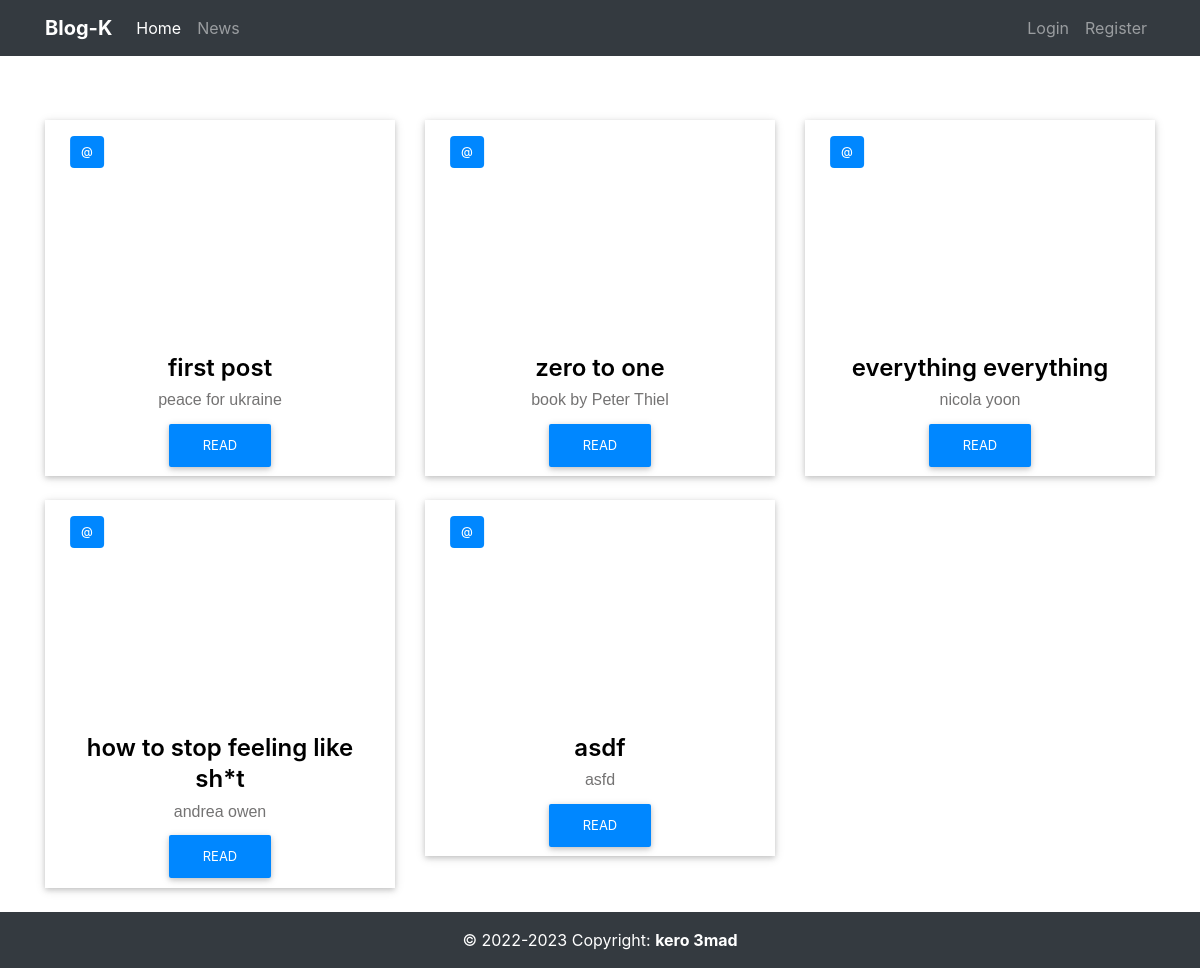
The app's page /posts/myposts/ with its own data.
### posts/models.py (models this page shows, shortened)
class Post(models.Model):
    title = models.TextField()
    body = models.CharField(max_length=50)
    image = models.CharField(max_length=200)
    created_at = models.DateTimeField(auto_now_add=True)
    updated_at =  models.DateTimeField(auto_now=True)
    slug = models.SlugField(default=" ")
    user = models.ForeignKey(User, on_delete=models.CASCADE,null=True,related_name='posts')
    tags = models.ManyToManyField('posts.Tag',related_name='posts')

### posts/views.py (the view)
# urls.py: path("myposts/", views.myposts, name="myposts"),
def myposts(request):
    posts = Post.objects.all()
    context = {
        'posts': posts
    }
    return render(request, 'posts/myposts.html', context)

### posts/templates/posts/myposts.html (shortened to what this page needs)
{% extends 'posts/layout.html' %}
{% block content %}
<head>
</head>
<div class="row">
    {% for post in posts %}
    <div class="col-md-6 col-lg-4">
        <div class="card-content">
            <div class="card-img">
                <span class="username">
                    <h4> <a href="#" class="username_url">@{{post.username}}</a></h4>
                </span>
            </div>
            <div class="card-desc text-center">
                <h3>{{ post.title }}</h3>
                <p>{{post.body}}</p>
                <a href="/posts/{{post.slug}}" class="btn-card">Read</a>
            </div>
        </div>
    </div>
    {% endfor %}
</div>
{% endblock %}

### posts/templates/posts/myposts.html (style rules this page uses)
.username_url { color: white; text-decoration: none; }
.card-content { margin-top: 3vh; background: #ffffff; border: 4px; box-shadow: 0 2px 5px 0 rgba(0, 0, 0, .16), 0 2px 10px 0 rgba(0, 0, 0, .12); }
.card-img { position: relative; overflow: hidden; border-radius: 0; z-index: 1; height: 26.5vh; }
.card-img span { position: absolute; top: 15%; left: 12%; background: #0087FF; padding: 6px; color: #fff; font-size: 12px; border-radius: 4px; -webkit-border-radius: 4px; -moz-border-radius: 4px; -ms-border-radius: 4px; -o-border-radius: 4px; transform: translate(-50%, -50%); }
.card-img span h4 { font-size: 12px; margin: 0; padding: 10px 5px; line-height: 0; }
.card-desc { padding: 1.25rem; }
.card-desc h3 { color: #000000; font-weight: 600; font-size: 1.5em; line-height: 1.3em; margin-top: 0; margin-bottom: 5px; padding: 0; }
.card-desc p { color: #747373; font-size: 14px; font-weight: 400; font-size: 1em; line-height: 1.5; margin: 0px; margin-bottom: 20px; padding: 0; font-family: 'Raleway', sans-serif; }
.btn-card { background-color: #0087FF; color: #fff; box-shadow: 0 2px 5px 0 rgba(0, 0, 0, .16), 0 2px 10px 0 rgba(0, 0, 0, .12); padding: .84rem 2.14rem; font-size: .81rem; -webkit-transition: color .15s ease-in-out, background-color .15s ease-in-out, border-color .15s ease-in-out, -webkit-box-shadow .15s ease-in-out; transition: color .15s ease-in-out, background-color .15s ease-in-out, border-color .15s ease-in-out, -webkit-box-shadow .15s ease-in-out; -o-transition: color .15s ease-in-out, background-color .15s ease-in-out, border-color .15s ease-in-out, box-shadow .15s ease-in-out; transition: color .15s ease-in-out, background-color .15s ease-in-out, border-color .15s ease-in-out, box-shadow .15s ease-in-out; transition: color .15s ease-in-out, background-color .15s ease-in-out, border-color .15s ease-in-out, box-shadow .15s ease-in-out, -webkit-box-shadow .15s ease-in-out; margin: 0; border: 0; -webkit-border-radius: .125rem; border-radius: .125rem; cursor: pointer; text-transform: uppercase; white-space: normal; word-wrap: break-word; color: #fff; }
a.btn-card { text-decoration: none; color: #fff; }

### records on screen
Post: title "first post", body "peace for ukraine"
Post: title "zero to one", body "book by Peter Thiel"
Post: title "everything everything", body "nicola yoon"
Post: title "how to stop feeling like sh*t", body "andrea owen"
Post: title "asdf", body "asfd"
